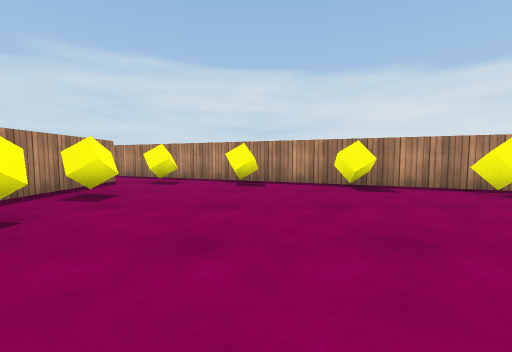
View 1 (above)

22 first-person views from a walk through a scene from a Unity 3-D project. The camera is 0.58 m above the floor, tilts 4° down and sees 90° across. The floor is counted in squares, 1 m on a side. Each view is taken from the middle of a square. On the plan, view 1 faces up. The plan holds only what a view shows up to about 9 squares ahead; the rest is blank. The place goes on beyond the plan. The player is left out. Surface patterns are stand-ins for the level's own textures.

View 2
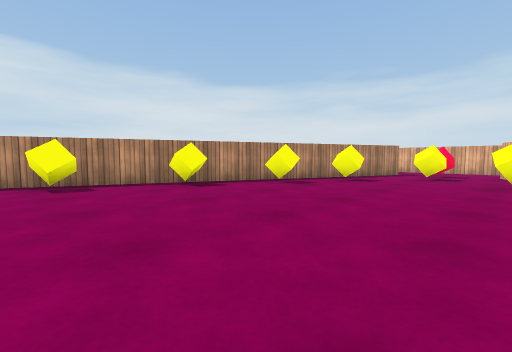

View 3
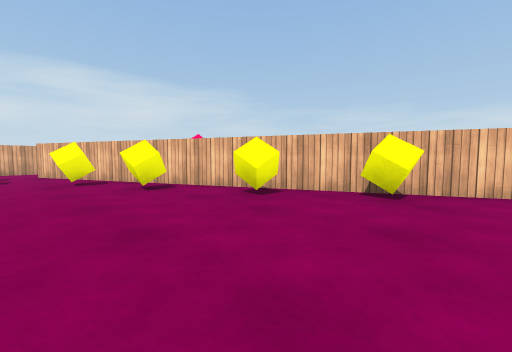

View 4
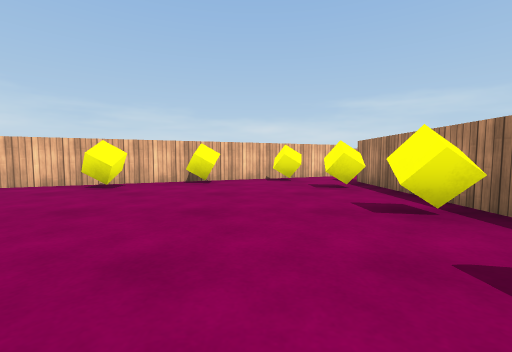

View 5
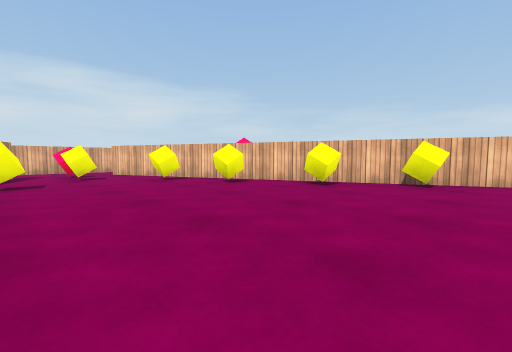

View 6
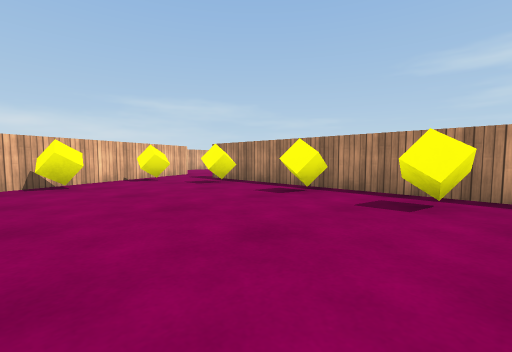

View 7
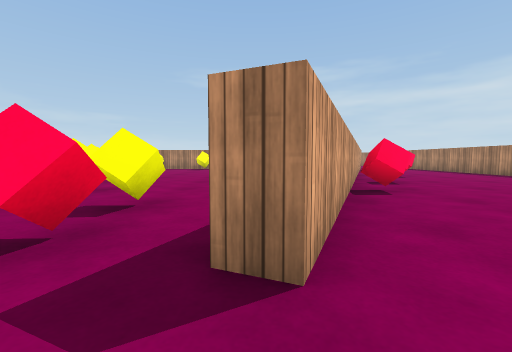

View 8
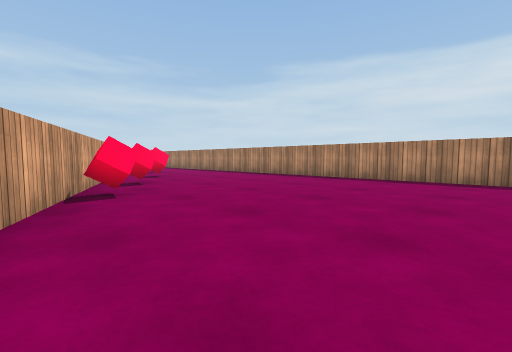

View 9
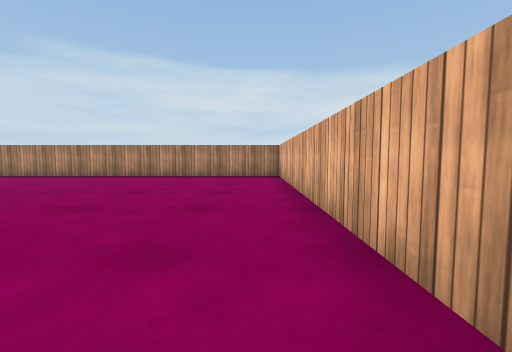

View 10
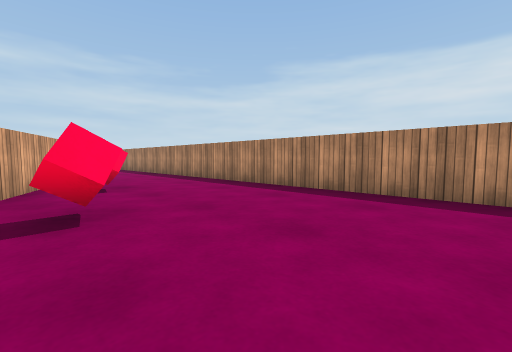

View 11
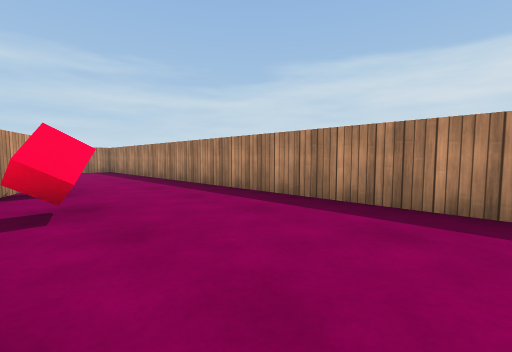

View 12
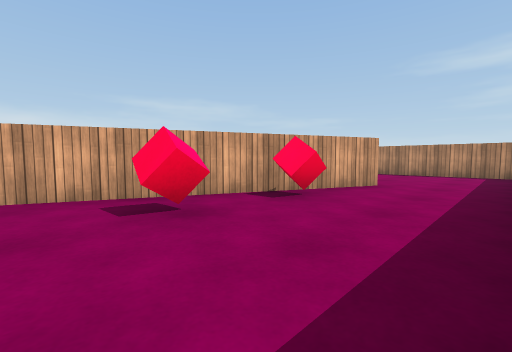

View 13
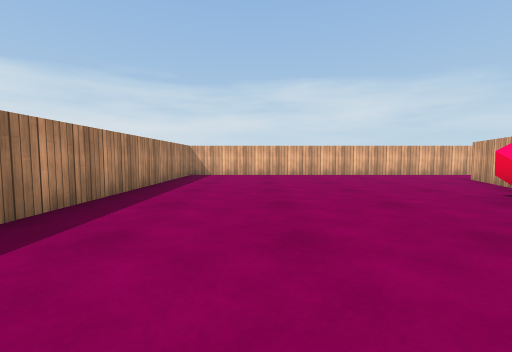

View 14
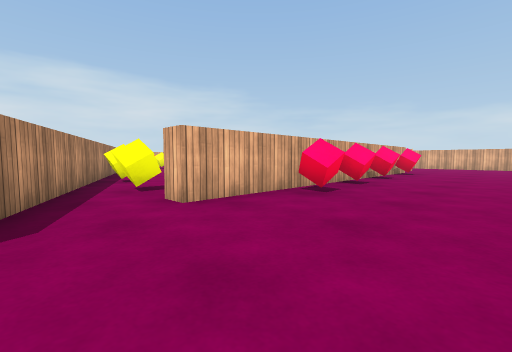

View 15
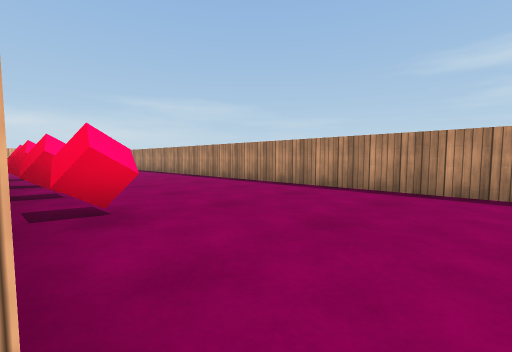

View 16
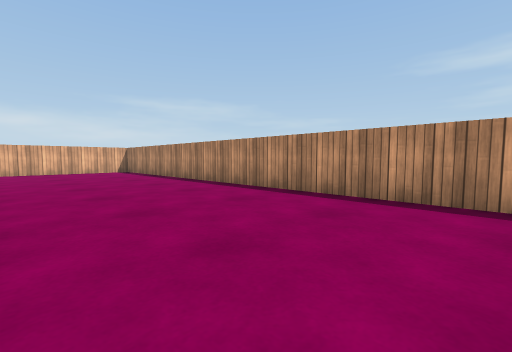

View 17
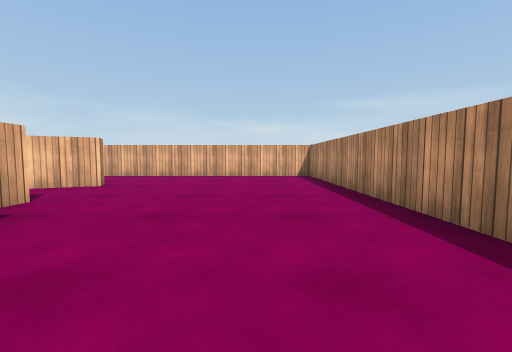

View 18
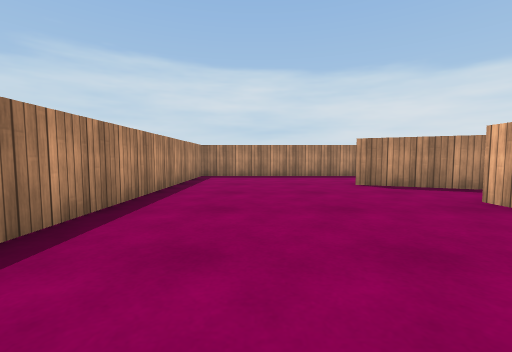

View 19
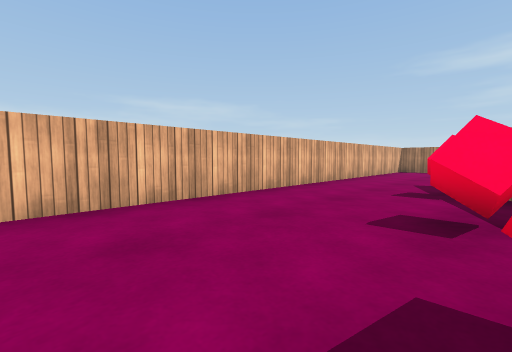

View 20
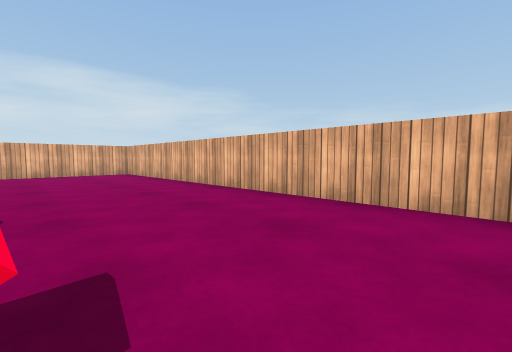

View 21
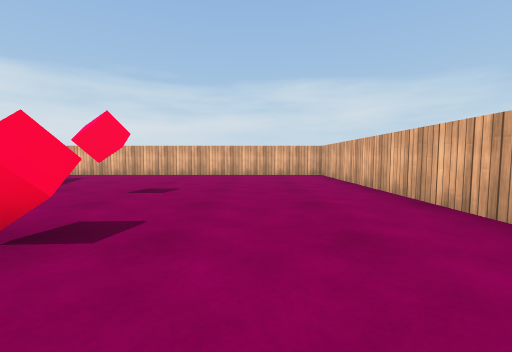

View 22
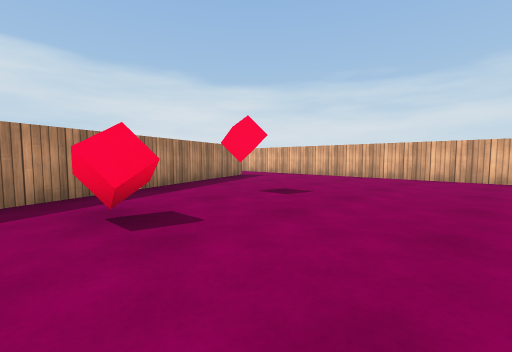

### Floor plan
Points are (right, up) in squares from view 1. A wall is a line through its corners. A room is listed if a view was taken in it or the views show most of it. See-through windows are left out.
Room 1 (views 1, 2, 3, 4, 5, 6, 15)
walls: (7.8, 3.2) (-4.9, 8.6); (-4, 6.4) (-3.5, 6.4) (-3.5, -3.4); (-3.8, -5.3) (7.8, -0.3)
ways out: opening at (8, 1.5) to room 2; opening at (-4, -4) to room 4; opening at (-4, 7) to room 4
objects: yellow cube (-3, -2); yellow cube (-3, 0); yellow cube (-3, 2); yellow cube (-3, 4); yellow cube (-2, -4); yellow cube (-2, 6); yellow cube (0, -3); yellow cube (0, 6); yellow cube (2, -2); yellow cube (2, 5); yellow cube (4, -1); yellow cube (4, 4); yellow cube (5, 3); yellow cube (6, 0); yellow cube (7, 1)
Room 2 (views 7, 8, 9)
walls: (8.9, 3.2) (8.7, 2.8) (7.8, 3.2); (7.8, -0.3) (8.9, 0.2); (10.8, -0.6) (10.8, 4.6)
ways out: opening at (8, 1.5) to room 1; opening at (9.5, 3.5) to room 3; opening at (10, 0) to room 5
objects: cube (8, 2)
Room 3 (views 10, 11, 12, 13)
walls: (10.8, 4.6) (10.8, 11.3) (-5.6, 11.3); (-4.7, 9) (8.9, 3.2)
ways out: opening at (9.5, 3.5) to room 2; opening at (-4.5, 10.5) to room 4
objects: cube (-2, 9); cube (0, 8); cube (2, 8); cube (4, 6)
Room 4 (views 14, 16, 17, 18)
walls: (-4, -3.4) (-4, 6.4); (-5.6, 11.3) (-8.8, 11.3) (-8.8, -8.3) (-4.6, -8.3)
ways out: opening at (-4, -4) to room 1; opening at (-4, 7) to room 1; opening at (-4.5, 10.5) to room 3; opening at (-4, -6.5) to room 5
objects: cube (-5, 2); cube (-5, 4)
Room 5 (views 19, 20, 21, 22)
walls: (9, -0.3) (2.9, -2.9); (-3.6, -5.8) (-3.8, -5.3); (-4.6, -8.3) (10.8, -8.3) (10.8, -0.6)
ways out: opening at (10, 0) to room 2; opening at (-4, -6.5) to room 4
objects: other object (-2, -6); cube (0, -5); cube (2, -5); cube (4, -4); cube (6, -4)

Positions as (right, up) in squares from view 1, and headings:
1: (0, 0), facing up
2: (-1, 0), facing up-right
3: (-1, 1), facing down-right
4: (-1, 3), facing down
5: (-1, 3), facing down-right
6: (1, 3), facing down-left
7: (10, 3), facing left
8: (10, 4), facing up-left
9: (10, 3), facing up
10: (5, 7), facing up-left
11: (3, 8), facing up-left
12: (1, 11), facing down-left
13: (2, 9), facing right
14: (-7, 8), facing down-right
15: (-4, 7), facing down-left
16: (-5, 3), facing down-left
17: (-7, 0), facing down
18: (-7, 3), facing up
19: (3, -5), facing down-left
20: (1, -5), facing down-right
21: (2, -6), facing right
22: (3, -7), facing up-right
